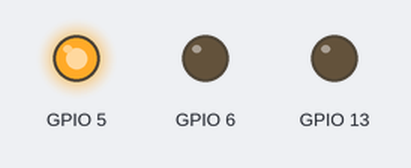
Bench run of a program on a simulated Raspberry Pi (BCM pin numbers). Parts: output pins drawn as LEDs (lit = HIGH). At 15.0 s the program stops and its outputs stay as they are.

Above: at 0.1 s.
At 5.1 s:
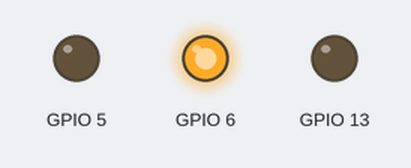
At 10.1 s:
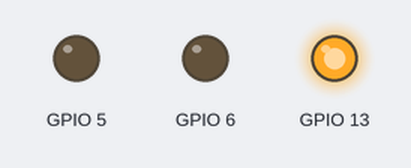
At 15.1 s:
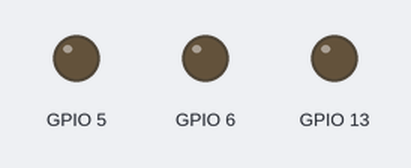
Timing chart, 0 to 16.5 s (numbered marks = the images above):
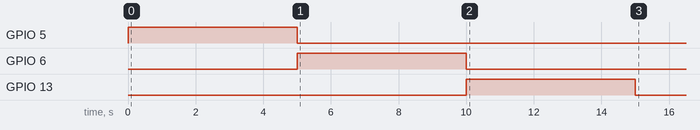

Measured:
- by itself, GPIO 5: LOW → HIGH at 0.00 s, → LOW 5.0 s later
- by itself, GPIO 6: LOW → HIGH at 5.0 s, → LOW 5.0 s later
- by itself, GPIO 13: LOW → HIGH at 10.0 s, → LOW 5.0 s later

The program:

test.py
```python
#!/usr/bin/python3
import RPi.GPIO as GPIO
import time

GPIO.setwarnings(False)

GPIO.setmode(GPIO.BCM)
GPIO.setup(5,GPIO.OUT)
GPIO.setup(6,GPIO.OUT)
GPIO.setup(13,GPIO.OUT)

GPIO.output(5, GPIO.HIGH)
time.sleep(5)
GPIO.output(5, GPIO.LOW)
GPIO.output(6, GPIO.HIGH)
time.sleep(5)
GPIO.output(6, GPIO.LOW)
GPIO.output(13, GPIO.HIGH)
time.sleep(5)
GPIO.output(13, GPIO.LOW)
```
